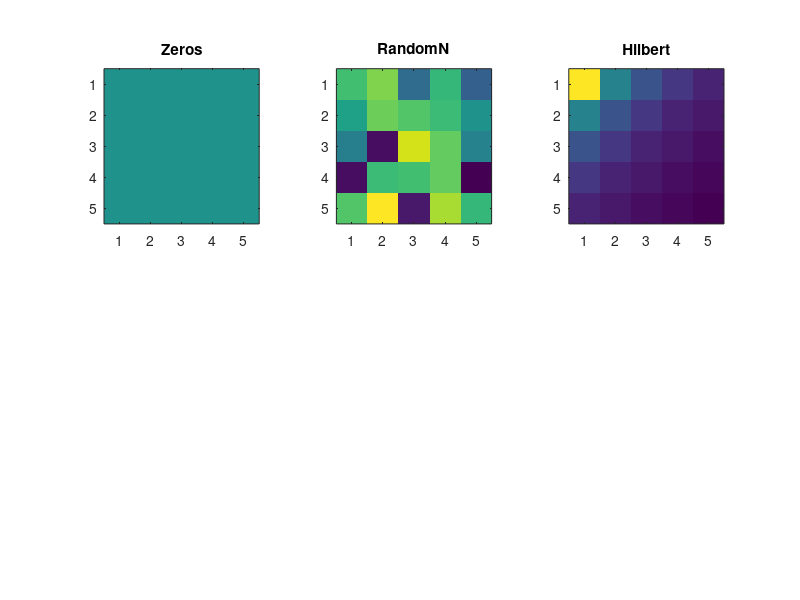

MATLAB code for this plot: (Note: this script raises an error after producing the figure.)
clear 
figure(1), clf

dim = 5

mat = zeros(dim);
name = "Zeros";
subplot(231);
imagesc(mat);
axis square, title(name)



mat = randn(dim);
name = "RandomN";
subplot(232);
imagesc(mat);
axis square, title(name)


mat = hilb(dim);
name = "Hilbert";
subplot(233);
imagesc(mat);
axis square, title(name)

mat = M20200404_checkerboard(dim);
name = "Checkered";
subplot(234);
imagesc(mat);
axis square, title(name)

dim=100
mat = zeros(dim);
name = "Upper triangle";
for i=1:dim
    for j=1:dim
        if i<j
            mat(i,j) = 1.03^sqrt(i*j);
        end
    end
end

subplot(235);
imagesc(mat);
axis square, title(name)


mat = zeros(dim);
name = "Upper + Lower";
for i=1:dim
    for j=1:dim
        if i<j
            mat(i,j) = 1.01^sqrt(i*j);
        else
            mat(i,j) = 1.01^dim - 1.01^sqrt(i*j);
        end
    end
end

subplot(236);
imagesc(mat);
axis square, title(name)
